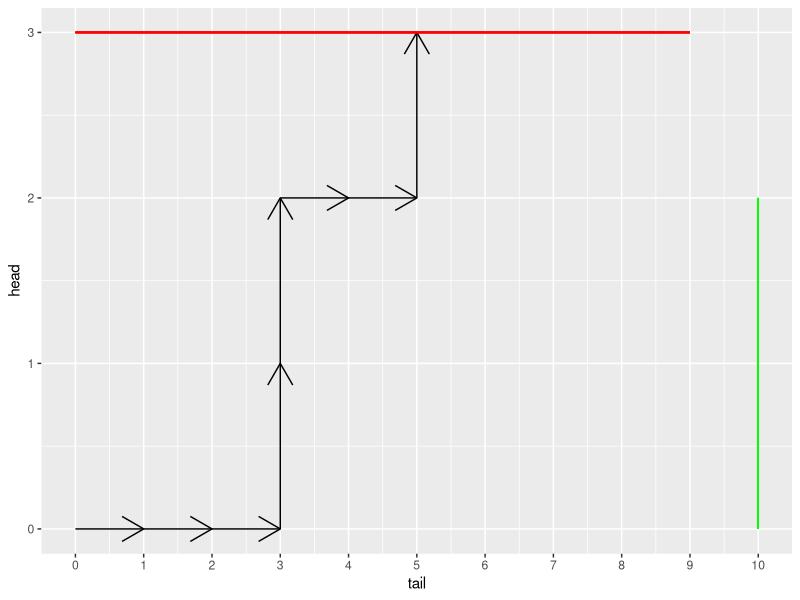
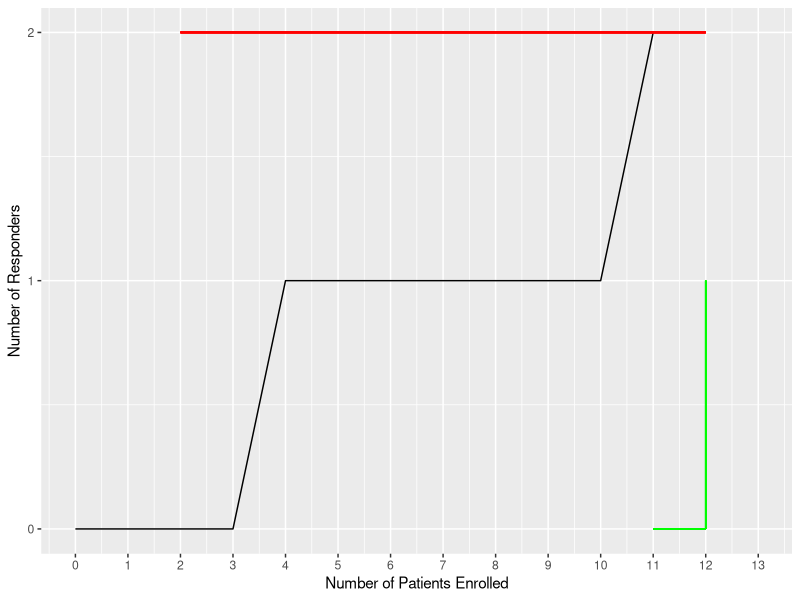

Here is the R script that generated these plots, in order: (Note: this script raises an error after producing the figures.)
library(ggplot2)

stairs <- function(p, xstart, xend) {
  x <- c(xstart, rep((xstart+1):xend, each=2))
  y <- rep(0:(xend-xstart), each=2)
  y <- y[-length(y)]
  for (i in 1:(length(x)-1)) {
    p <- p + geom_segment(x=x[i], y=y[i], xend=x[i+1], yend=y[i+1], 
      color="green")
  }
  p
}

s <- 3
t <- 10
flips <- rbinom(2*t, 1, 0.3)
x <- c(0, cumsum( flips))
X <- data.frame(list(X=x, k=0:(length(x)-1)))
X1 <- X[X$X <= s,]

p1 <- qplot(k, X, data=X1, geom="line") +
  scale_x_continuous(breaks=0:t, limits=c(0, t)) +
  scale_y_continuous(breaks=0:s, limits=c(0, s)) +
  geom_segment(x=0, y=s, xend=t, yend=s, color="red") + 
  geom_segment(x=t, y=0, xend=t, yend=(s-1), color="green")

stairs = function (p, xstart, xend) {
    x = c(xstart, rep((xstart + 1):xend, each = 2))
    y = rep(0:(xend - xstart), each = 2)
    y = y[-length(y)]
    for (i in 1:(length(x) - 1)) {
        p = p + geom_segment(x = x[i], y = y[i], xend = x[i + 
            1], yend = y[i + 1], color = "green", linetype=1)
    }
    p
}

kplot = function(flips, s, t) 
{
  if (!is.list(flips)) {
    d = flips_to_kplot_df(flips)
    p = qplot(k, path, data = d, geom = "line") + 
      scale_x_continuous(breaks = 0:(t + s), limits = c(0, t + s)) + 
      scale_y_continuous(breaks = 0:s, 
      limits = c(0, s)) + 
      geom_segment(x = s, y = s, xend = (t + s - 1), yend = s, color = "red", 
                   linetype=1)
    p = stairs(p, t, s + t - 1)
  } else {
    flip_set = lapply(flips, flips_to_kplot_df)
    for (i in 1:length(flip_set)) {
      flip_set[[i]]$num = as.factor(i)
      flip_set[[i]]$k = jitter(flip_set[[i]]$k)
      flip_set[[i]]$k[flip_set[[i]]$k < 0] = 0
    }
    d = Reduce(rbind, flip_set)[, -(4:5)]
    p = qplot(k, path, data = d, geom = "path", group = num) + 
        scale_x_continuous(breaks = 0:(t + s), limits = c(0, 
            t + s)) + scale_y_continuous(breaks = 0:s, limits = c(0, 
        s)) + geom_segment(x = s, y = s, xend = (t + s - 
        1), yend = s, color = "red")
    p = stairs(p, t, s + t - 1)
    p
  }
  p
}

flips_to_kplot_df = function (flips) {
    d = data.frame(k = 0:length(flips))
    d$head = c(0, cumsum(flips))
    d$tail = c(0, cumsum(1 - flips))
    d$headEnd = c(d$head[-1], NA)
    d$tailEnd = c(d$tail[-1], NA)
    d$path = c(0, cumsum(flips))
    d$k = 0:(nrow(d) - 1)
    d
}




X$head <- c(0, cumsum(flips))
X$tail<- c(0, cumsum(!(flips)))
X$headEnd <- c(X$head[-1], NA)
X$tailEnd <- c(X$tail[-1], NA)

X2 <- X[1:(min(which(X$headEnd >= s), which(X$tailEnd >= t))),]

p2 <- ggplot(data=X2) + #right, up, data=X) + #, geom="segment") +
  scale_x_continuous(breaks=0:t, limits=c(0, t)) +
  scale_y_continuous(breaks=0:s, limits=c(0, s)) +
  geom_segment(mapping=aes(x=tail, y=head, xend=tailEnd,
    yend=headEnd), arrow=arrow()) +
  geom_segment(x=0, y=s, xend=t-1, yend=s, color="red") +
  geom_segment(x=t, y=0, xend=t, yend=s-1, color="green")

ggsave("ZeltermanPlot.pdf", p2, width=7, height=5)


p3 = kplot( c(rep(0, 3), 1, rep(0, 6), 1), s=2, t=11) + 
  xlab("Number of Patients Enrolled") + ylab("Number of Responders")

ggsave("KanePlot.pdf", p3, width=7, height=5)

s=2
t=11
trial = c(0, 0, 1, 0, 0, 0, 0, 0)
p4 = cdsnb_stack_plot(trial, s, t)
ggsave("conditional_snb.pdf", p4, width=7, height=5)

cdsnb(trial, s, t)


approx_plots_start = list(
  dsnb_stack_plot(0.2, 15, 75) + scale_x_discrete(breaks=seq(15, 95, by=10)) + 
    labs(x="", y="", title="bimodal example (15, 75, .2)"),
  dsnb_stack_plot(0.35, 50, 50) + scale_x_discrete(breaks=seq(50, 105, by=10))+
    labs(x="", y="", title="approximate normal (50, 50, .35)"),
  dsnb_stack_plot(0.06, 10, 10) + scale_x_discrete(breaks=seq(10, 20, by=2))+
    labs(x="", y="", title="geometric (10, 10, .06)"),
  dsnb_stack_plot(0.06, 3, 175) + scale_x_discrete(breaks=seq(3, 180, by=30))+ 
    labs(x="", y="", title="gamma approximation (3, 175, .06)"),
  dsnb_stack_plot(0.5, 25, 25) + scale_x_discrete(breaks=seq(25, 50, by=5))+
    labs(x="", y="", title="lower half normal (25, 25, .5)"),
  dsnb_stack_plot(0.98, 175, 2) + scale_x_discrete(breaks=seq(2, 180, by=20))+
    labs(x="", y="", title="local mode at top of range (175, 2, .98)"))

library(foreach)
library(grid)

approx_plots = foreach(p=approx_plots_start) %do% {
  p + theme(legend.position="none") 
}

vplayout <- function(x, y) viewport(layout.pos.row = x, layout.pos.col = y)

pdf("shapes.pdf", width=10, height=11)
grid.newpage()
p = pushViewport(viewport(layout = grid.layout(3, 2)))

k=1
for (i in 1:3) {
  for (j in 1:2) {
    print(approx_plots[[k]], vp=vplayout(i, j))
    k = k+1
  }
}
dev.off()


